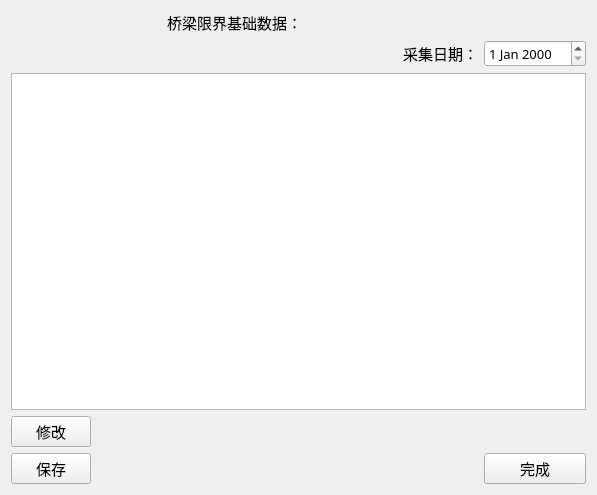
<?xml version="1.0" encoding="UTF-8"?>
<ui version="4.0">
 <class>InputBridgeWidget</class>
 <widget class="QWidget" name="InputBridgeWidget">
  <property name="geometry">
   <rect>
    <x>0</x>
    <y>0</y>
    <width>597</width>
    <height>495</height>
   </rect>
  </property>
  <property name="font">
   <font>
    <family>微软雅黑</family>
    <pointsize>10</pointsize>
   </font>
  </property>
  <property name="windowTitle">
   <string>Form</string>
  </property>
  <layout class="QGridLayout" name="gridLayout">
   <item row="0" column="0" colspan="2">
    <widget class="QLabel" name="tunnelname">
     <property name="minimumSize">
      <size>
       <width>150</width>
       <height>0</height>
      </size>
     </property>
     <property name="font">
      <font>
       <pointsize>11</pointsize>
      </font>
     </property>
     <property name="text">
      <string/>
     </property>
    </widget>
   </item>
   <item row="0" column="2">
    <widget class="QLabel" name="label">
     <property name="font">
      <font>
       <family>微软雅黑</family>
       <pointsize>11</pointsize>
      </font>
     </property>
     <property name="text">
      <string>桥梁限界基础数据：</string>
     </property>
    </widget>
   </item>
   <item row="1" column="2">
    <spacer name="horizontalSpacer_2">
     <property name="orientation">
      <enum>Qt::Horizontal</enum>
     </property>
     <property name="sizeHint" stdset="0">
      <size>
       <width>326</width>
       <height>20</height>
      </size>
     </property>
    </spacer>
   </item>
   <item row="1" column="3" colspan="2">
    <widget class="QLabel" name="label_2">
     <property name="font">
      <font>
       <family>微软雅黑</family>
       <pointsize>11</pointsize>
      </font>
     </property>
     <property name="text">
      <string>采集日期：</string>
     </property>
    </widget>
   </item>
   <item row="1" column="5">
    <widget class="QDateEdit" name="dateEdit"/>
   </item>
   <item row="3" column="0">
    <widget class="QPushButton" name="modifyButton">
     <property name="font">
      <font>
       <pointsize>11</pointsize>
      </font>
     </property>
     <property name="text">
      <string>修改</string>
     </property>
     <property name="icon">
      <iconset resource="../../../lz_client_main/resource/icons.qrc">
       <normaloff>:/image/modify.png</normaloff>:/image/modify.png</iconset>
     </property>
    </widget>
   </item>
   <item row="3" column="1" colspan="5">
    <widget class="QLabel" name="status">
     <property name="text">
      <string/>
     </property>
    </widget>
   </item>
   <item row="4" column="0">
    <widget class="QPushButton" name="saveButton">
     <property name="font">
      <font>
       <family>微软雅黑</family>
       <pointsize>11</pointsize>
      </font>
     </property>
     <property name="text">
      <string>保存</string>
     </property>
     <property name="icon">
      <iconset resource="../../../lz_client_main/resource/icons.qrc">
       <normaloff>:/image/filesave.png</normaloff>:/image/filesave.png</iconset>
     </property>
    </widget>
   </item>
   <item row="4" column="1" colspan="4">
    <spacer name="horizontalSpacer">
     <property name="orientation">
      <enum>Qt::Horizontal</enum>
     </property>
     <property name="sizeHint" stdset="0">
      <size>
       <width>380</width>
       <height>25</height>
      </size>
     </property>
    </spacer>
   </item>
   <item row="4" column="5">
    <widget class="QPushButton" name="finishButton">
     <property name="font">
      <font>
       <family>微软雅黑</family>
       <pointsize>11</pointsize>
      </font>
     </property>
     <property name="text">
      <string>完成</string>
     </property>
     <property name="icon">
      <iconset resource="../../../lz_client_main/resource/icons.qrc">
       <normaloff>:/image/Ok.ico</normaloff>:/image/Ok.ico</iconset>
     </property>
    </widget>
   </item>
   <item row="2" column="0" colspan="6">
    <widget class="QTableWidget" name="tableWidget"/>
   </item>
  </layout>
 </widget>
 <resources>
  <include location="../../../lz_client_main/resource/icons.qrc"/>
 </resources>
 <connections/>
</ui>
